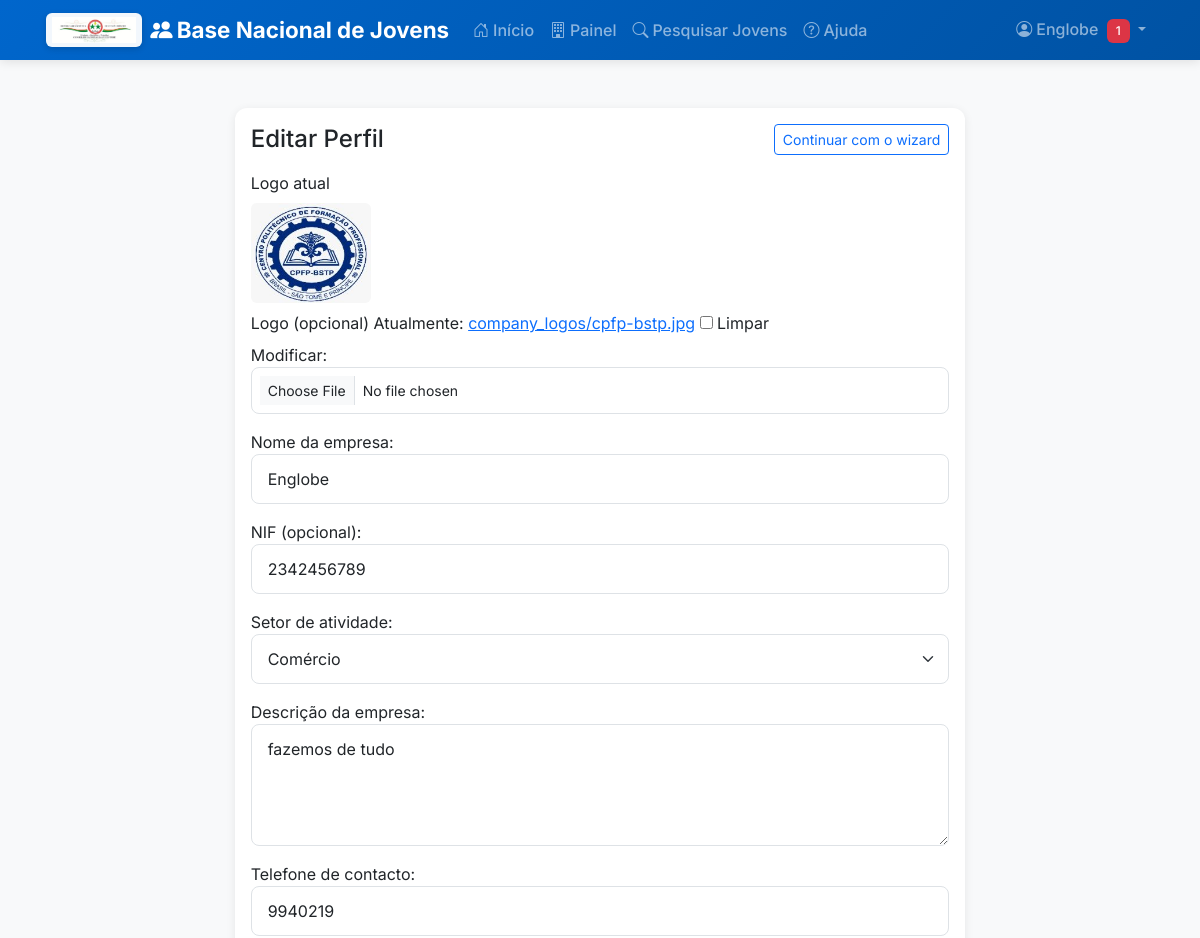
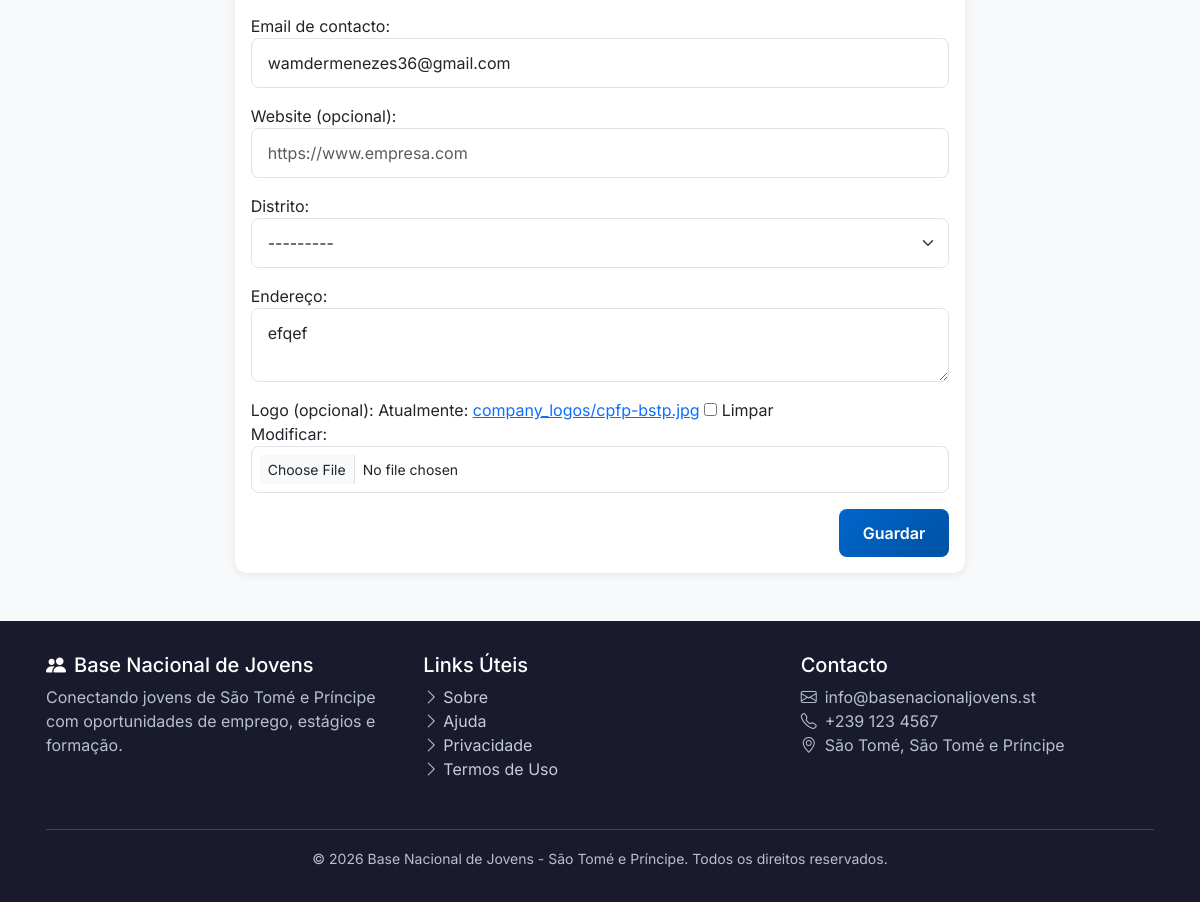
/companies/perfil/editar/ (signed in), run on the app's committed database (2 pictures, top to bottom).
### accounts/models.py (models this page shows, shortened)
class User(AbstractBaseUser, PermissionsMixin):
    class ProfileType(models.TextChoices):
        JOVEM = 'JO', _('Jovem')
        OPERADOR = 'OP', _('Operador Distrital')
        EMPRESA = 'EMP', _('Empresa')
        ADMIN = 'ADM', _('Administrador')
        TECNICO = 'TEC', _('Técnico PNUD')
    email = models.EmailField(_('email address'), unique=True, blank=True, null=True)
    telefone = models.CharField(_('telefone'), max_length=20, unique=True)
    nome = models.CharField(_('nome completo'), max_length=255)
    perfil = models.CharField(
        _('perfil'),
        max_length=3,
        choices=ProfileType.choices,
        default=ProfileType.JOVEM
    )
    distrito = models.ForeignKey(
        'core.District',
        on_delete=models.SET_NULL,
        null=True,
        blank=True,
        verbose_name=_('distrito')
    )
    is_staff = models.BooleanField(_('staff status'), default=False)
    is_active = models.BooleanField(_('active'), default=True)
    is_verified = models.BooleanField(_('verificado'), default=False)
    consentimento_dados = models.BooleanField(
        _('consentimento para uso de dados'),
        default=False,
        help_text=_('Autorizo o uso dos meus dados para fins de empregabilidade')
    )
    consentimento_contacto = models.BooleanField(
        _('consentimento para contacto'),
        default=False,
        help_text=_('Autorizo ser contactado por SMS/WhatsApp/email')
    )
    data_consentimento = models.DateTimeField(null=True, blank=True)
    date_joined = models.DateTimeField(_('date joined'), default=timezone.now)
    last_login = models.DateTimeField(_('last login'), null=True, blank=True)
    nome_empresa = models.CharField(_('nome da empresa'), max_length=255, blank=True)
    nif = models.CharField(_('NIF'), max_length=20, blank=True)
    setor_empresa = models.CharField(_('setor'), max_length=100, blank=True)
    associacao_parceira = models.CharField(_('associação/parceiro'), max_length=255, blank=True)
    objects = UserManager()
    USERNAME_FIELD = 'telefone'
    REQUIRED_FIELDS = ['nome']
    class Meta:
        verbose_name = _('utilizador')
        verbose_name_plural = _('utilizadores')
        ordering = ['-date_joined']
    @property
    def is_jovem(self):
        return self.perfil == self.ProfileType.JOVEM
    @property
    def is_empresa(self):
        return self.perfil == self.ProfileType.EMPRESA
    def has_company_profile(self):
        return hasattr(self, 'company_profile')

### companies/models.py (models this page shows, shortened)
class Company(models.Model):
    SETOR_CHOICES = [
        ('AGR', _('Agricultura')),
        ('TUR', _('Turismo')),
        ('TIC', _('Tecnologias de Informação')),
        ('IND', _('Indústria')),
        ('SER', _('Serviços')),
        ('ENE', _('Energias Renováveis')),
        ('ADM', _('Administração Pública')),
        ('SAU', _('Saúde')),
        ('EDU', _('Educação')),
        ('CON', _('Construção')),
        ('COM', _('Comércio')),
        ('FIN', _('Financeiro')),
        ('OUT', _('Outro')),
    ]
    user = models.OneToOneField(
        settings.AUTH_USER_MODEL,
        on_delete=models.CASCADE,
        related_name='company_profile',
        verbose_name=_('utilizador')
    )
    nome = models.CharField(_('nome da empresa'), max_length=255)
    nif = models.CharField(_('NIF'), max_length=20, blank=True)
    setor = models.CharField(_('setor de atividade'), max_length=3, choices=SETOR_CHOICES)
    descricao = models.TextField(_('descrição'), blank=True)
    telefone = models.CharField(_('telefone'), max_length=20, blank=True)
    email = models.EmailField(_('email'), blank=True)
    website = models.URLField(_('website'), blank=True)
    distrito = models.ForeignKey(
        'core.District',
        on_delete=models.SET_NULL,
        null=True,
        blank=True,
        verbose_name=_('distrito')
    )
    endereco = models.TextField(_('endereço'), blank=True)
    ativa = models.BooleanField(_('ativa'), default=True)
    verificada = models.BooleanField(_('verificada'), default=False)
    logo = models.ImageField(
        _('logo'),
        upload_to='company_logos/',
        null=True,
        blank=True
    )
    created_at = models.DateTimeField(_('registada em'), auto_now_add=True)
    updated_at = models.DateTimeField(_('atualizada em'), auto_now=True)
    class Meta:
        verbose_name = _('empresa')
        verbose_name_plural = _('empresas')
        ordering = ['-created_at']

### core/models.py (models this page shows)
class District(models.Model):
    codigo = models.CharField(_('código'), max_length=3, unique=True)
    nome = models.CharField(_('nome'), max_length=100)
    class Meta:
        verbose_name = _('distrito')
        verbose_name_plural = _('distritos')
        ordering = ['nome']
    def __str__(self):
        return self.nome

### companies/views.py (the view)
# urls.py: path('perfil/editar/', views.company_profile_edit, name='profile_edit'),
@login_required
def company_profile_edit(request):
    if not request.user.is_empresa or not request.user.has_company_profile():
        messages.error(request, _('Perfil não encontrado.'))
        return redirect('home')
    company = request.user.company_profile
    if request.method == 'POST':
        form = CompanyProfileForm(request.POST, request.FILES, instance=company)
        if form.is_valid():
            form.save()
            messages.success(request, _('Perfil atualizado com sucesso!'))
            return redirect('companies:dashboard')
    else:
        form = CompanyProfileForm(instance=company)
    company_profile_complete = all([
        company.nome,
        company.setor,
        company.telefone,
        company.email,
        company.distrito_id,
        company.endereco,
        company.descricao,
    ])
    return render(request, 'companies/profile_edit.html', {
        'form': form,
        'company': company,
        'company_profile_complete': company_profile_complete
    })

### core/context_processors.py (called while the page is built)
def user_profile(request):
    context = {
        'user_has_profile': False,
        'user_profile_type': None,
        'unread_notifications_count': 0,
        'districts': District.objects.all(),
    }
    if request.user.is_authenticated:
        user = request.user
        context['user_profile_type'] = user.perfil
        if user.is_jovem:
            context['user_has_profile'] = user.has_youth_profile()
        elif user.is_empresa:
            context['user_has_profile'] = user.has_company_profile()
        context['unread_notifications_count'] = Notification.objects.filter(
            user=user, lida=False
        ).count()
    return context

### templates/companies/profile_edit.html (shortened to what this page needs)
{% extends 'base/base.html' %}
{% block content %}
<div class="container py-5">
  <div class="row justify-content-center">
    <div class="col-lg-8">
      <div class="card">
        <div class="card-body">
          <div class="d-flex justify-content-between align-items-center mb-3">
            <h4 class="mb-0">Editar Perfil</h4>
            {% if not company_profile_complete %}
              <a href="{% url 'companies:profile_edit' %}" class="btn btn-outline-primary btn-sm">Continuar com o wizard</a>
            {% endif %}
          </div>
          <form method="post" novalidate enctype="multipart/form-data">
            <div class="mb-3">
              {% if company.logo %}
                <label class="form-label">Logo atual</label>
                <div class="mb-2">
                  <img src="{{ company.logo.url }}" alt="Logo" style="max-width:120px;max-height:120px;border-radius:6px;">
                </div>
              {% endif %}
              <label class="form-label">Logo (opcional)</label>
              {{ form.logo }}
            </div>
            {{ form.as_p }}
            <div class="text-end">
              <button class="btn btn-primary">Guardar</button>
            </div>
          </form>
        </div>
      </div>
    </div>
  </div>
</div>
{% endblock %}

### templates/base/base.html (shortened to what this page needs)
<!DOCTYPE html>
<html lang="pt-pt">
{% load static %}
{% load form_tags %}
<head>
    <link href="https://cdn.jsdelivr.net/npm/bootstrap@5.3.2/dist/css/bootstrap.min.css" rel="stylesheet">
    <link href="https://cdn.jsdelivr.net/npm/bootstrap-icons@1.11.1/font/bootstrap-icons.css" rel="stylesheet">
    <link rel="stylesheet" href="{% static 'css/main.css' %}">
</head>
<body>
    <nav class="navbar navbar-expand-lg navbar-dark">
        <div class="container">
            <a class="navbar-brand d-flex align-items-center gap-2" href="{% url 'home' %}">
                <img src="{% static 'img/cnj_logo.jpg' %}" alt="CNJ" class="navbar-logo">
                <span><i class="bi bi-people-fill me-1"></i>Base Nacional de Jovens</span>
            </a>
            <div class="collapse navbar-collapse" id="navbarNav">
                <ul class="navbar-nav me-auto">
                    <li class="nav-item">
                        <a class="nav-link" href="{% url 'home' %}">
                            <i class="bi bi-house-door me-1"></i>Início
                        </a>
                    </li>
                    {% if user.is_authenticated %}
                        {% if user.is_jovem %}
                            {% if user_has_profile %}
                                <li class="nav-item">
                                    <a class="nav-link" href="{% url 'profiles:detail' %}">
                                        <i class="bi bi-person me-1"></i>Meu Perfil
                                    </a>
                                </li>
                                <li class="nav-item">
                                    <a class="nav-link" href="{% url 'profiles:available_jobs' %}">
                                        <i class="bi bi-briefcase me-1"></i>Vagas Disponíveis
                                    </a>
                                </li>
                            {% else %}
                                <li class="nav-item">
                                    <a class="nav-link" href="{% url 'profiles:wizard' %}">
                                        <i class="bi bi-person-plus me-1"></i>Completar Perfil
                                    </a>
                                </li>
                            {% endif %}
                        {% elif user.is_empresa %}
                            <li class="nav-item">
                                <a class="nav-link" href="{% url 'companies:dashboard' %}">
                                    <i class="bi bi-building me-1"></i>Painel
                                </a>
                            </li>
                            <li class="nav-item">
                                <a class="nav-link" href="{% url 'companies:search_youth' %}">
                                    <i class="bi bi-search me-1"></i>Pesquisar Jovens
                                </a>
                            </li>
                        {% elif user.is_admin %}
                            <li class="nav-item">
                                <a class="nav-link" href="{% url 'dashboard:admin' %}">
                                    <i class="bi bi-speedometer2 me-1"></i>Admin
                                </a>
                            </li>
                        {% elif user.is_tecnico %}
                            <li class="nav-item">
                                <a class="nav-link" href="{% url 'dashboard:tecnico' %}">
                                    <i class="bi bi-graph-up me-1"></i>Dashboard
                                </a>
                            </li>
                        {% endif %}
                    {% else %}
                        <li class="nav-item">
                            <a class="nav-link" href="{% url 'accounts:login' %}?next={% url 'profiles:available_jobs' %}">
                                <i class="bi bi-briefcase me-1"></i>Vagas Disponíveis
                            </a>
                        </li>
                    {% endif %}
                    <li class="nav-item">
                        <a class="nav-link" href="{% url 'help' %}">
                            <i class="bi bi-question-circle me-1"></i>Ajuda
                        </a>
                    </li>
                </ul>
                <ul class="navbar-nav">
                    {% if user.is_authenticated %}
                        <li class="nav-item dropdown">
                            <a class="nav-link dropdown-toggle" href="#" id="userDropdown" role="button" data-bs-toggle="dropdown">
                                <i class="bi bi-person-circle me-1"></i>{{ user.nome|truncatechars:20 }}
                                {% if unread_notifications_count > 0 %}
                                    <span class="badge bg-danger ms-1">{{ unread_notifications_count }}</span>
                                {% endif %}
                            </a>
                        </li>
                    {% endif %}
                </ul>
            </div>
        </div>
    </nav>
    <main>
        {% block content %}{% endblock %}
    </main>
    <footer class="footer">
        <div class="container">
            <div class="row">
                <div class="col-md-4 mb-3">
                    <h5><i class="bi bi-people-fill me-2"></i>Base Nacional de Jovens</h5>
                    <p class="text-footer">Conectando jovens de São Tomé e Príncipe com oportunidades de emprego, estágios e formação.</p>
                </div>
                <div class="col-md-4 mb-3">
                    <h5>Links Úteis</h5>
                    <ul class="list-unstyled">
                        <li><a href="{% url 'about' %}"><i class="bi bi-chevron-right me-1"></i>Sobre</a></li>
                        <li><a href="{% url 'help' %}"><i class="bi bi-chevron-right me-1"></i>Ajuda</a></li>
                        <li><a href="{% url 'privacy' %}"><i class="bi bi-chevron-right me-1"></i>Privacidade</a></li>
                        <li><a href="{% url 'terms' %}"><i class="bi bi-chevron-right me-1"></i>Termos de Uso</a></li>
                    </ul>
                </div>
                <div class="col-md-4 mb-3">
                    <h5>Contacto</h5>
                    <p class="text-footer">
                        <i class="bi bi-envelope me-2"></i>info@basenacionaljovens.st<br>
                        <i class="bi bi-telephone me-2"></i>+239 123 4567<br>
                        <i class="bi bi-geo-alt me-2"></i>São Tomé, São Tomé e Príncipe
                    </p>
                </div>
            </div>
            <hr class="my-3">
            <div class="text-center text-footer">
                <small>&copy; {% now "Y" %} Base Nacional de Jovens - São Tomé e Príncipe. Todos os direitos reservados.</small>
            </div>
        </div>
    </footer>
</body>
</html>

### static/css/main.css (style rules this page uses)
:root { --primary-color: #0066cc; --secondary-color: #00a86b; --accent-color: #ff6b35; --dark-color: #1a1a2e; --light-bg: #f8f9fa; }
* { font-family: 'Inter', sans-serif; }
*, *::before, *::after { box-sizing: border-box; }
body { background-color: var(--light-bg); min-height: 100vh; display: flex; flex-direction: column; }
main { flex: 1; }
.navbar { background: linear-gradient(135deg, var(--primary-color) 0%, #0052a3 100%); box-shadow: 0 2px 10px rgba(0,0,0,0.1); }
.navbar-logo { height: 34px; width: auto; max-width: 200px; display: block; background: rgba(255, 255, 255, 0.95); padding: 4px 6px; border-radius: 6px; box-shadow: 0 2px 6px rgba(0,0,0,0.15); }
.navbar-brand { font-weight: 700; font-size: 1.4rem; }
.nav-link { font-weight: 500; transition: all 0.3s ease; }
.btn-primary { background: linear-gradient(135deg, var(--primary-color) 0%, #0052a3 100%); border: none; font-weight: 600; padding: 0.75rem 1.5rem; border-radius: 8px; transition: all 0.3s ease; }
.card { border: none; border-radius: 12px; box-shadow: 0 2px 10px rgba(0,0,0,0.08); transition: all 0.3s ease; }
.form-control, .form-select { border-radius: 8px; border: 1px solid #dee2e6; padding: 0.75rem 1rem; }
.badge { font-weight: 500; padding: 0.5em 0.75em; border-radius: 6px; }
.footer { background: var(--dark-color); color: #b7c0cf; padding: 2rem 0; margin-top: auto; }
.footer a { color: #c4ccda; text-decoration: none; transition: color 0.3s ease; }
.footer .text-footer { color: #b7c0cf !important; }
.footer h5 { color: #ffffff; }
.container { padding-left: 1rem; padding-right: 1rem; }
.btn { white-space: normal; }

### data on the page
User: nome "Englobe"
Company: logo (picture), nome "Englobe", nif "2342456789", setor "Comércio", descricao "fazemos de tudo", telefone "9940219", email "wamdermenezes36@gmail.com", distrito "---------", endereco "efqef"

### other printed values
{{ unread_notifications_count }} "1"
